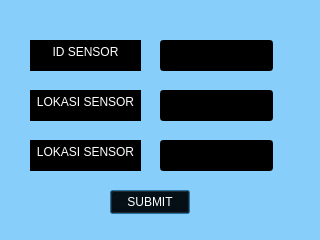
<?xml version="1.0" encoding="UTF-8"?>
<ui version="4.0">
 <class>AddSensorDialog</class>
 <widget class="QDialog" name="AddSensorDialog">
  <property name="geometry">
   <rect>
    <x>0</x>
    <y>0</y>
    <width>320</width>
    <height>240</height>
   </rect>
  </property>
  <property name="windowTitle">
   <string>Dialog</string>
  </property>
  <property name="styleSheet">
   <string notr="true">background-color: #87CEFA;</string>
  </property>
  <widget class="QLineEdit" name="lineSensorID">
   <property name="geometry">
    <rect>
     <x>160</x>
     <y>40</y>
     <width>113</width>
     <height>31</height>
    </rect>
   </property>
   <property name="styleSheet">
    <string notr="true">color: white;
background-color: black;</string>
   </property>
  </widget>
  <widget class="QLineEdit" name="lineLocation">
   <property name="geometry">
    <rect>
     <x>160</x>
     <y>90</y>
     <width>113</width>
     <height>31</height>
    </rect>
   </property>
   <property name="styleSheet">
    <string notr="true">color: white;
background-color: black;</string>
   </property>
  </widget>
  <widget class="QLineEdit" name="lineType">
   <property name="geometry">
    <rect>
     <x>160</x>
     <y>140</y>
     <width>113</width>
     <height>31</height>
    </rect>
   </property>
   <property name="styleSheet">
    <string notr="true">color: white;
background-color: black;</string>
   </property>
  </widget>
  <widget class="QPushButton" name="btnSubmit">
   <property name="geometry">
    <rect>
     <x>110</x>
     <y>190</y>
     <width>80</width>
     <height>24</height>
    </rect>
   </property>
   <property name="styleSheet">
    <string notr="true">color: white;
background-color: black;</string>
   </property>
   <property name="text">
    <string>SUBMIT</string>
   </property>
  </widget>
  <widget class="QTextEdit" name="textEdit">
   <property name="geometry">
    <rect>
     <x>30</x>
     <y>40</y>
     <width>111</width>
     <height>31</height>
    </rect>
   </property>
   <property name="styleSheet">
    <string notr="true">color: white;
background-color: black;</string>
   </property>
   <property name="html">
    <string>&lt;!DOCTYPE HTML PUBLIC &quot;-//W3C//DTD HTML 4.0//EN&quot; &quot;http://www.w3.org/TR/REC-html40/strict.dtd&quot;&gt;
&lt;html&gt;&lt;head&gt;&lt;meta name=&quot;qrichtext&quot; content=&quot;1&quot; /&gt;&lt;meta charset=&quot;utf-8&quot; /&gt;&lt;style type=&quot;text/css&quot;&gt;
p, li { white-space: pre-wrap; }
hr { height: 1px; border-width: 0; }
li.unchecked::marker { content: &quot;\2610&quot;; }
li.checked::marker { content: &quot;\2612&quot;; }
&lt;/style&gt;&lt;/head&gt;&lt;body style=&quot; font-family:'Segoe UI'; font-size:9pt; font-weight:400; font-style:normal;&quot;&gt;
&lt;p align=&quot;center&quot; style=&quot; margin-top:0px; margin-bottom:0px; margin-left:0px; margin-right:0px; -qt-block-indent:0; text-indent:0px;&quot;&gt;ID SENSOR&lt;/p&gt;&lt;/body&gt;&lt;/html&gt;</string>
   </property>
  </widget>
  <widget class="QTextEdit" name="textEdit_2">
   <property name="geometry">
    <rect>
     <x>30</x>
     <y>90</y>
     <width>111</width>
     <height>31</height>
    </rect>
   </property>
   <property name="styleSheet">
    <string notr="true">color: white;
background-color: black;</string>
   </property>
   <property name="html">
    <string>&lt;!DOCTYPE HTML PUBLIC &quot;-//W3C//DTD HTML 4.0//EN&quot; &quot;http://www.w3.org/TR/REC-html40/strict.dtd&quot;&gt;
&lt;html&gt;&lt;head&gt;&lt;meta name=&quot;qrichtext&quot; content=&quot;1&quot; /&gt;&lt;meta charset=&quot;utf-8&quot; /&gt;&lt;style type=&quot;text/css&quot;&gt;
p, li { white-space: pre-wrap; }
hr { height: 1px; border-width: 0; }
li.unchecked::marker { content: &quot;\2610&quot;; }
li.checked::marker { content: &quot;\2612&quot;; }
&lt;/style&gt;&lt;/head&gt;&lt;body style=&quot; font-family:'Segoe UI'; font-size:9pt; font-weight:400; font-style:normal;&quot;&gt;
&lt;p align=&quot;center&quot; style=&quot; margin-top:0px; margin-bottom:0px; margin-left:0px; margin-right:0px; -qt-block-indent:0; text-indent:0px;&quot;&gt;LOKASI SENSOR&lt;/p&gt;&lt;/body&gt;&lt;/html&gt;</string>
   </property>
  </widget>
  <widget class="QTextEdit" name="textEdit_3">
   <property name="geometry">
    <rect>
     <x>30</x>
     <y>140</y>
     <width>111</width>
     <height>31</height>
    </rect>
   </property>
   <property name="styleSheet">
    <string notr="true">color: white;
background-color: black;</string>
   </property>
   <property name="html">
    <string>&lt;!DOCTYPE HTML PUBLIC &quot;-//W3C//DTD HTML 4.0//EN&quot; &quot;http://www.w3.org/TR/REC-html40/strict.dtd&quot;&gt;
&lt;html&gt;&lt;head&gt;&lt;meta name=&quot;qrichtext&quot; content=&quot;1&quot; /&gt;&lt;meta charset=&quot;utf-8&quot; /&gt;&lt;style type=&quot;text/css&quot;&gt;
p, li { white-space: pre-wrap; }
hr { height: 1px; border-width: 0; }
li.unchecked::marker { content: &quot;\2610&quot;; }
li.checked::marker { content: &quot;\2612&quot;; }
&lt;/style&gt;&lt;/head&gt;&lt;body style=&quot; font-family:'Segoe UI'; font-size:9pt; font-weight:400; font-style:normal;&quot;&gt;
&lt;p align=&quot;center&quot; style=&quot; margin-top:0px; margin-bottom:0px; margin-left:0px; margin-right:0px; -qt-block-indent:0; text-indent:0px;&quot;&gt;LOKASI SENSOR&lt;/p&gt;&lt;/body&gt;&lt;/html&gt;</string>
   </property>
  </widget>
 </widget>
 <resources/>
 <connections/>
</ui>
